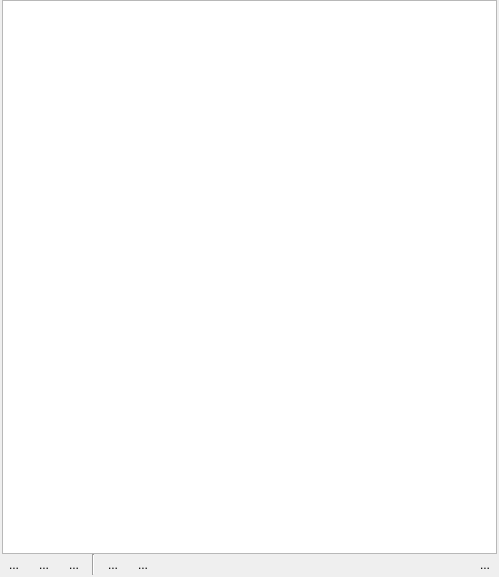
<?xml version="1.0" encoding="UTF-8"?>
<ui version="4.0">
 <class>Form</class>
 <widget class="QWidget" name="Form">
  <property name="geometry">
   <rect>
    <x>0</x>
    <y>0</y>
    <width>499</width>
    <height>577</height>
   </rect>
  </property>
  <property name="windowTitle">
   <string>Form</string>
  </property>
  <layout class="QGridLayout" name="gridLayout">
   <property name="leftMargin">
    <number>2</number>
   </property>
   <property name="topMargin">
    <number>0</number>
   </property>
   <property name="rightMargin">
    <number>2</number>
   </property>
   <property name="bottomMargin">
    <number>2</number>
   </property>
   <property name="horizontalSpacing">
    <number>-1</number>
   </property>
   <property name="verticalSpacing">
    <number>0</number>
   </property>
   <item row="1" column="0" colspan="3">
    <widget class="QWidget" name="widget" native="true">
     <property name="minimumSize">
      <size>
       <width>0</width>
       <height>0</height>
      </size>
     </property>
     <layout class="QHBoxLayout" name="horizontalLayout">
      <property name="spacing">
       <number>-1</number>
      </property>
      <property name="leftMargin">
       <number>0</number>
      </property>
      <property name="topMargin">
       <number>0</number>
      </property>
      <property name="rightMargin">
       <number>0</number>
      </property>
      <property name="bottomMargin">
       <number>0</number>
      </property>
      <item>
       <widget class="QToolButton" name="btAddNote">
        <property name="toolTip">
         <string>Add a new note</string>
        </property>
        <property name="text">
         <string>...</string>
        </property>
        <property name="icon">
         <iconset resource="../../pktk/resources/svg/dark_icons.qrc">
          <normaloff>:/pktk/images/normal/note_add</normaloff>
          <disabledoff>:/pktk/images/disabled/note_add</disabledoff>:/pktk/images/normal/note_add</iconset>
        </property>
        <property name="iconSize">
         <size>
          <width>24</width>
          <height>24</height>
         </size>
        </property>
        <property name="autoRaise">
         <bool>true</bool>
        </property>
       </widget>
      </item>
      <item>
       <widget class="QToolButton" name="btEditNote">
        <property name="toolTip">
         <string>Edit current note</string>
        </property>
        <property name="text">
         <string>...</string>
        </property>
        <property name="icon">
         <iconset resource="../../pktk/resources/svg/dark_icons.qrc">
          <normaloff>:/pktk/images/normal/note_edit</normaloff>
          <disabledoff>:/pktk/images/disabled/note_edit</disabledoff>:/pktk/images/normal/note_edit</iconset>
        </property>
        <property name="iconSize">
         <size>
          <width>24</width>
          <height>24</height>
         </size>
        </property>
        <property name="autoRaise">
         <bool>true</bool>
        </property>
       </widget>
      </item>
      <item>
       <widget class="QToolButton" name="btRemoveNote">
        <property name="toolTip">
         <string>Remove selected notes</string>
        </property>
        <property name="text">
         <string>...</string>
        </property>
        <property name="icon">
         <iconset resource="../../pktk/resources/svg/dark_icons.qrc">
          <normaloff>:/pktk/images/normal/note_delete</normaloff>
          <disabledoff>:/pktk/images/disabled/note_delete</disabledoff>:/pktk/images/normal/note_delete</iconset>
        </property>
        <property name="iconSize">
         <size>
          <width>24</width>
          <height>24</height>
         </size>
        </property>
        <property name="autoRaise">
         <bool>true</bool>
        </property>
       </widget>
      </item>
      <item>
       <widget class="Line" name="line">
        <property name="orientation">
         <enum>Qt::Vertical</enum>
        </property>
       </widget>
      </item>
      <item>
       <widget class="QToolButton" name="btMoveNoteUp">
        <property name="toolTip">
         <string>Move notes Up</string>
        </property>
        <property name="text">
         <string>...</string>
        </property>
        <property name="icon">
         <iconset resource="../../pktk/resources/svg/dark_icons.qrc">
          <normaloff>:/pktk/images/normal/move_up</normaloff>
          <disabledoff>:/pktk/images/disabled/move_up</disabledoff>:/pktk/images/normal/move_up</iconset>
        </property>
        <property name="autoRaise">
         <bool>true</bool>
        </property>
       </widget>
      </item>
      <item>
       <widget class="QToolButton" name="btMoveNoteDown">
        <property name="toolTip">
         <string>Move notes Down</string>
        </property>
        <property name="text">
         <string>...</string>
        </property>
        <property name="icon">
         <iconset resource="../../pktk/resources/svg/dark_icons.qrc">
          <normaloff>:/pktk/images/normal/move_down</normaloff>
          <disabledoff>:/pktk/images/disabled/move_down</disabledoff>:/pktk/images/normal/move_down</iconset>
        </property>
        <property name="autoRaise">
         <bool>true</bool>
        </property>
       </widget>
      </item>
      <item>
       <spacer name="horizontalSpacer">
        <property name="orientation">
         <enum>Qt::Horizontal</enum>
        </property>
        <property name="sizeHint" stdset="0">
         <size>
          <width>40</width>
          <height>20</height>
         </size>
        </property>
       </spacer>
      </item>
      <item>
       <widget class="QToolButton" name="btAbout">
        <property name="text">
         <string>...</string>
        </property>
        <property name="icon">
         <iconset resource="../../pktk/resources/svg/dark_icons.qrc">
          <normaloff>:/pktk/images/normal/info</normaloff>
          <disabledoff>:/pktk/images/disabled/info</disabledoff>:/pktk/images/normal/info</iconset>
        </property>
        <property name="iconSize">
         <size>
          <width>24</width>
          <height>24</height>
         </size>
        </property>
        <property name="autoRaise">
         <bool>true</bool>
        </property>
       </widget>
      </item>
     </layout>
    </widget>
   </item>
   <item row="0" column="0" colspan="3">
    <widget class="BNWNotes" name="tvNotes">
     <property name="autoScroll">
      <bool>false</bool>
     </property>
     <property name="editTriggers">
      <set>QAbstractItemView::NoEditTriggers</set>
     </property>
     <property name="showDropIndicator" stdset="0">
      <bool>false</bool>
     </property>
     <property name="selectionMode">
      <enum>QAbstractItemView::ExtendedSelection</enum>
     </property>
     <property name="iconSize">
      <size>
       <width>24</width>
       <height>24</height>
      </size>
     </property>
     <property name="rootIsDecorated">
      <bool>false</bool>
     </property>
     <property name="uniformRowHeights">
      <bool>true</bool>
     </property>
     <property name="itemsExpandable">
      <bool>false</bool>
     </property>
     <property name="allColumnsShowFocus">
      <bool>true</bool>
     </property>
     <property name="headerHidden">
      <bool>true</bool>
     </property>
     <property name="expandsOnDoubleClick">
      <bool>false</bool>
     </property>
     <attribute name="headerMinimumSectionSize">
      <number>0</number>
     </attribute>
     <attribute name="headerStretchLastSection">
      <bool>false</bool>
     </attribute>
    </widget>
   </item>
  </layout>
 </widget>
 <customwidgets>
  <customwidget>
   <class>BNWNotes</class>
   <extends>QTreeView</extends>
   <header>bulinotes.bn.bnwnotes</header>
  </customwidget>
 </customwidgets>
 <resources>
  <include location="../../pktk/resources/svg/dark_icons.qrc"/>
 </resources>
 <connections/>
</ui>
